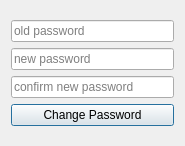
<?xml version="1.0" encoding="UTF-8"?>
<ui version="4.0">
 <class>ChangePassword</class>
 <widget class="QDialog" name="ChangePassword">
  <property name="geometry">
   <rect>
    <x>0</x>
    <y>0</y>
    <width>185</width>
    <height>146</height>
   </rect>
  </property>
  <property name="windowTitle">
   <string>Dialog</string>
  </property>
  <layout class="QVBoxLayout" name="verticalLayout_2">
   <item>
    <layout class="QVBoxLayout" name="verticalLayout">
     <item>
      <spacer name="verticalSpacer">
       <property name="orientation">
        <enum>Qt::Vertical</enum>
       </property>
       <property name="sizeHint" stdset="0">
        <size>
         <width>20</width>
         <height>40</height>
        </size>
       </property>
      </spacer>
     </item>
     <item>
      <widget class="QLineEdit" name="oldPasswordLE">
       <property name="placeholderText">
        <string>old password</string>
       </property>
      </widget>
     </item>
     <item>
      <widget class="QLineEdit" name="newPasswordLE">
       <property name="placeholderText">
        <string>new password</string>
       </property>
      </widget>
     </item>
     <item>
      <widget class="QLineEdit" name="newPasswordConfirmLE">
       <property name="placeholderText">
        <string>confirm new password</string>
       </property>
      </widget>
     </item>
     <item>
      <widget class="QPushButton" name="changePasswordPB">
       <property name="text">
        <string>Change Password</string>
       </property>
      </widget>
     </item>
     <item>
      <spacer name="verticalSpacer_2">
       <property name="orientation">
        <enum>Qt::Vertical</enum>
       </property>
       <property name="sizeHint" stdset="0">
        <size>
         <width>20</width>
         <height>40</height>
        </size>
       </property>
      </spacer>
     </item>
    </layout>
   </item>
  </layout>
 </widget>
 <resources/>
 <connections/>
</ui>
